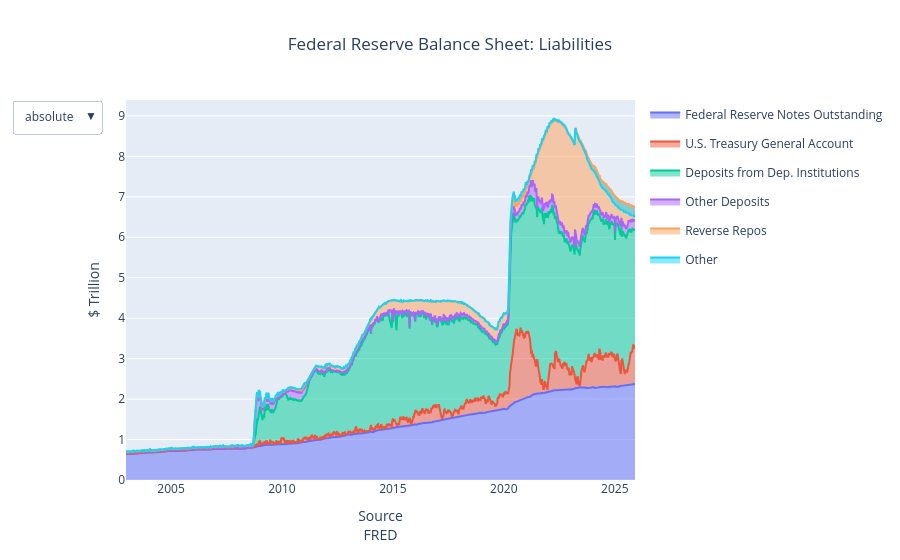

Notebook cell for this chart:
### Code cell
import plotly.graph_objects as go
import plotly.express as px

fig = go.Figure()

num_groups = len(groups)
# Add traces for both norms to the figure
norms = [None, "percent"]
for norm in norms:
    for i in range(num_groups):
        trace = px.area(plotly_data.reset_index(), x="DATE", y="Value", color="Liability", 
                        groupnorm=norm, hover_name="Liability").data[i]
        # Set visibility when adding the trace
        if norm == norms[0]:
            fig.add_trace(trace)
        else:
            fig.add_trace(trace.update(dict(visible=False)))
    title = "Federal Reserve Balance Sheet: Liabilities"
    fig.update_layout(title = title,
                     yaxis = {"title":"$ Trillion"})

# Only show the first 4 traces (corresponding to the first norm) by default
default_visibility = [True] * num_groups + [False] * num_groups

# Update visibility based on norms
def set_visibility_for_norm(norm):
    if norm is None:
        return default_visibility
    else:
        return [not vis for vis in default_visibility]

updatemenus = [
    {
        'buttons': [
            {
                'method': 'update',
                'label': norm if norm is not None else 'absolute',
                'args': [
                    {'visible': set_visibility_for_norm(norm)},
                    {'yaxis': {'title': "$ Trillion" if norm is None else "% Liabilities"}}
                ]
            } for norm in norms
        ],
        'direction': 'down',
        'showactive': True,
    }
]

fig.update_layout(
    title_x=0.5,
    xaxis_showgrid=False,
    yaxis_showgrid=True,
    hoverlabel=dict(font_size=10, bgcolor='rgb(69, 95, 154)', bordercolor='whitesmoke'),
    updatemenus=updatemenus,
    showlegend=True,  # optionally hide legend as you have duplicate traces for both norms
    xaxis = {"title":"Source<br>FRED"})


fig.show()
fig.write_html("FedLiabilities.html")

### Figure 1 — Plotly figure (JSON) as saved in the notebook; plotly's stock layout.template omitted (floating-point values rounded to 4 significant figures; data arrays with more than 128 entries replaced by an {"elided": "..."} marker saying what was removed)
{"data": [{"fillpattern": {"shape": ""}, "hovertemplate": "<b>%{hovertext}</b><br><br>Liability=Federal Reserve Notes Outstanding<br>DATE=%{x}<br>Value=%{y}<extra></extra>", "hovertext": {"elided": "1198 str values"}, "legendgroup": "Federal Reserve Notes Outstanding", "line": {"color": "#636efa"}, "marker": {"symbol": "circle"}, "mode": "lines", "name": "Federal Reserve Notes Outstanding", "orientation": "v", "showlegend": true, "stackgroup": "1", "type": "scatter", "x": {"elided": "1198 str values"}, "xaxis": "x", "y": {"elided": "1198 float values"}, "yaxis": "y"}, {"fillpattern": {"shape": ""}, "hovertemplate": "<b>%{hovertext}</b><br><br>Liability=U.S. Treasury General Account<br>DATE=%{x}<br>Value=%{y}<extra></extra>", "hovertext": {"elided": "1198 str values"}, "legendgroup": "U.S. Treasury General Account", "line": {"color": "#EF553B"}, "marker": {"symbol": "circle"}, "mode": "lines", "name": "U.S. Treasury General Account", "orientation": "v", "showlegend": true, "stackgroup": "1", "type": "scatter", "x": {"elided": "1198 str values"}, "xaxis": "x", "y": {"elided": "1198 float values"}, "yaxis": "y"}, {"fillpattern": {"shape": ""}, "hovertemplate": "<b>%{hovertext}</b><br><br>Liability=Deposits from Dep. Institutions<br>DATE=%{x}<br>Value=%{y}<extra></extra>", "hovertext": {"elided": "1198 str values"}, "legendgroup": "Deposits from Dep. Institutions", "line": {"color": "#00cc96"}, "marker": {"symbol": "circle"}, "mode": "lines", "name": "Deposits from Dep. Institutions", "orientation": "v", "showlegend": true, "stackgroup": "1", "type": "scatter", "x": {"elided": "1198 str values"}, "xaxis": "x", "y": {"elided": "1198 float values"}, "yaxis": "y"}, {"fillpattern": {"shape": ""}, "hovertemplate": "<b>%{hovertext}</b><br><br>Liability=Other Deposits<br>DATE=%{x}<br>Value=%{y}<extra></extra>", "hovertext": {"elided": "1198 str values"}, "legendgroup": "Other Deposits", "line": {"color": "#ab63fa"}, "marker": {"symbol": "circle"}, "mode": "lines", "name": "Other Deposits", "orientation": "v", "showlegend": true, "stackgroup": "1", "type": "scatter", "x": {"elided": "1198 str values"}, "xaxis": "x", "y": {"elided": "1198 float values"}, "yaxis": "y"}, {"fillpattern": {"shape": ""}, "hovertemplate": "<b>%{hovertext}</b><br><br>Liability=Reverse Repos<br>DATE=%{x}<br>Value=%{y}<extra></extra>", "hovertext": {"elided": "1198 str values"}, "legendgroup": "Reverse Repos", "line": {"color": "#FFA15A"}, "marker": {"symbol": "circle"}, "mode": "lines", "name": "Reverse Repos", "orientation": "v", "showlegend": true, "stackgroup": "1", "type": "scatter", "x": {"elided": "1198 str values"}, "xaxis": "x", "y": {"elided": "1198 float values"}, "yaxis": "y"}, {"fillpattern": {"shape": ""}, "hovertemplate": "<b>%{hovertext}</b><br><br>Liability=Other<br>DATE=%{x}<br>Value=%{y}<extra></extra>", "hovertext": {"elided": "1198 str values"}, "legendgroup": "Other", "line": {"color": "#19d3f3"}, "marker": {"symbol": "circle"}, "mode": "lines", "name": "Other", "orientation": "v", "showlegend": true, "stackgroup": "1", "type": "scatter", "x": {"elided": "1198 str values"}, "xaxis": "x", "y": {"elided": "1198 float values"}, "yaxis": "y"}, {"fillpattern": {"shape": ""}, "groupnorm": "percent", "hovertemplate": "<b>%{hovertext}</b><br><br>Liability=Federal Reserve Notes Outstanding<br>DATE=%{x}<br>Value=%{y}<extra></extra>", "hovertext": {"elided": "1198 str values"}, "legendgroup": "Federal Reserve Notes Outstanding", "line": {"color": "#636efa"}, "marker": {"symbol": "circle"}, "mode": "lines", "name": "Federal Reserve Notes Outstanding", "orientation": "v", "showlegend": true, "stackgroup": "1", "type": "scatter", "visible": false, "x": {"elided": "1198 str values"}, "xaxis": "x", "y": {"elided": "1198 float values"}, "yaxis": "y"}, {"fillpattern": {"shape": ""}, "groupnorm": "percent", "hovertemplate": "<b>%{hovertext}</b><br><br>Liability=U.S. Treasury General Account<br>DATE=%{x}<br>Value=%{y}<extra></extra>", "hovertext": {"elided": "1198 str values"}, "legendgroup": "U.S. Treasury General Account", "line": {"color": "#EF553B"}, "marker": {"symbol": "circle"}, "mode": "lines", "name": "U.S. Treasury General Account", "orientation": "v", "showlegend": true, "stackgroup": "1", "type": "scatter", "visible": false, "x": {"elided": "1198 str values"}, "xaxis": "x", "y": {"elided": "1198 float values"}, "yaxis": "y"}, {"fillpattern": {"shape": ""}, "groupnorm": "percent", "hovertemplate": "<b>%{hovertext}</b><br><br>Liability=Deposits from Dep. Institutions<br>DATE=%{x}<br>Value=%{y}<extra></extra>", "hovertext": {"elided": "1198 str values"}, "legendgroup": "Deposits from Dep. Institutions", "line": {"color": "#00cc96"}, "marker": {"symbol": "circle"}, "mode": "lines", "name": "Deposits from Dep. Institutions", "orientation": "v", "showlegend": true, "stackgroup": "1", "type": "scatter", "visible": false, "x": {"elided": "1198 str values"}, "xaxis": "x", "y": {"elided": "1198 float values"}, "yaxis": "y"}, {"fillpattern": {"shape": ""}, "groupnorm": "percent", "hovertemplate": "<b>%{hovertext}</b><br><br>Liability=Other Deposits<br>DATE=%{x}<br>Value=%{y}<extra></extra>", "hovertext": {"elided": "1198 str values"}, "legendgroup": "Other Deposits", "line": {"color": "#ab63fa"}, "marker": {"symbol": "circle"}, "mode": "lines", "name": "Other Deposits", "orientation": "v", "showlegend": true, "stackgroup": "1", "type": "scatter", "visible": false, "x": {"elided": "1198 str values"}, "xaxis": "x", "y": {"elided": "1198 float values"}, "yaxis": "y"}, {"fillpattern": {"shape": ""}, "groupnorm": "percent", "hovertemplate": "<b>%{hovertext}</b><br><br>Liability=Reverse Repos<br>DATE=%{x}<br>Value=%{y}<extra></extra>", "hovertext": {"elided": "1198 str values"}, "legendgroup": "Reverse Repos", "line": {"color": "#FFA15A"}, "marker": {"symbol": "circle"}, "mode": "lines", "name": "Reverse Repos", "orientation": "v", "showlegend": true, "stackgroup": "1", "type": "scatter", "visible": false, "x": {"elided": "1198 str values"}, "xaxis": "x", "y": {"elided": "1198 float values"}, "yaxis": "y"}, {"fillpattern": {"shape": ""}, "groupnorm": "percent", "hovertemplate": "<b>%{hovertext}</b><br><br>Liability=Other<br>DATE=%{x}<br>Value=%{y}<extra></extra>", "hovertext": {"elided": "1198 str values"}, "legendgroup": "Other", "line": {"color": "#19d3f3"}, "marker": {"symbol": "circle"}, "mode": "lines", "name": "Other", "orientation": "v", "showlegend": true, "stackgroup": "1", "type": "scatter", "visible": false, "x": {"elided": "1198 str values"}, "xaxis": "x", "y": {"elided": "1198 float values"}, "yaxis": "y"}], "layout": {"hoverlabel": {"bgcolor": "rgb(69, 95, 154)", "bordercolor": "whitesmoke", "font": {"size": 10}}, "showlegend": true, "title": {"text": "Federal Reserve Balance Sheet: Liabilities", "x": 0.5}, "updatemenus": [{"buttons": [{"args": [{"visible": [true, true, true, true, true, true, false, false, false, false, false, false]}, {"yaxis": {"title": "$ Trillion"}}], "label": "absolute", "method": "update"}, {"args": [{"visible": [false, false, false, false, false, false, true, true, true, true, true, true]}, {"yaxis": {"title": "% Liabilities"}}], "label": "percent", "method": "update"}], "direction": "down", "showactive": true}], "xaxis": {"showgrid": false, "title": {"text": "Source<br>FRED"}}, "yaxis": {"showgrid": true, "title": {"text": "$ Trillion"}}}}
